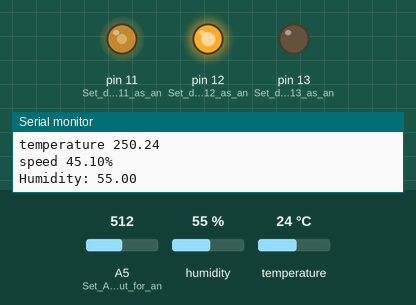
Recording of a sketch running on a simulated Arduino Uno, built with avr-gcc and run on an emulated ATmega328P. On the bench: output pins drawn as LEDs (lit = HIGH), the last lines printed to the serial monitor. The inputs (shaded band) are chosen by the test bench; at power-on: A5 (Set_A5_as_an_input_for_an) = 512, humidity 55 %, temperature 24 °C.

Above: at 1.25 s.
1.3 s: A5 (Set_A5_as_an_input_for_an) set to 0
At 3.0 s:
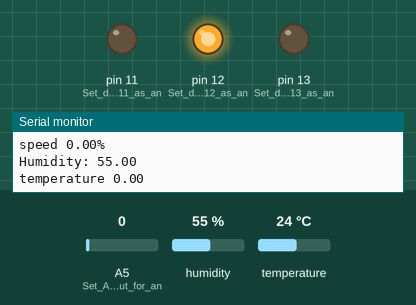
4.8 s: A5 (Set_A5_as_an_input_for_an) set to 45
10.9 s: A5 (Set_A5_as_an_input_for_an) set to 55
At 11.4 s:
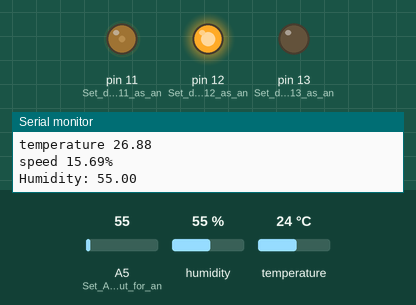
At 13.9 s:
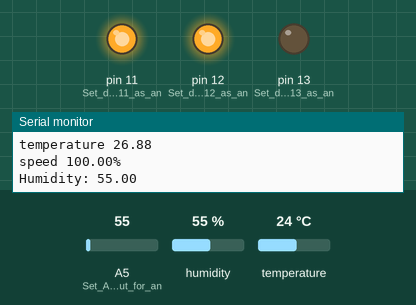
Timing chart, 0 to 15.4 s (numbered marks = the images above; inputs shaded):
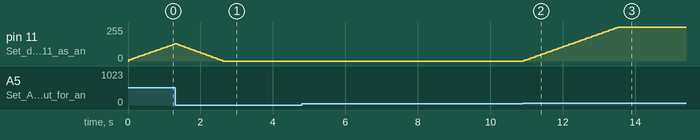

Measured:
- the behaviour switches between 51 and 52 on A5 (Set_A5_as_an_input_for_an) (found by bisection; images 1 and 2)
- after the input at 10.9 s, pin 11 (Set_digital_pin_11_as_an): moves from 0/255 to 255/255 over 2.6 s, starting at once

The sketch:

code.ino
```cpp
#include <DHT.h>


double volt;
int duty;
DHT dht(2,DHT11);

void setup() {
  // Initialize the serial communication at 9600 baud
  Serial.begin(9600);

  // Initialize the DHT sensor
  dht.begin();

  // Configure the pins
  pinMode(A5, INPUT);    // Set A5 as an input for analog reading
  pinMode(13, OUTPUT);  // Set digital pin 13 as an output
  pinMode(12, OUTPUT);  // Set digital pin 12 as an output
  pinMode(11, OUTPUT);  // Set digital pin 11 as an output
  pinMode(2, INPUT);    // Set digital pin 2 as an input
  digitalWrite(12, HIGH);
  digitalWrite(13, LOW);
}

void loop() {
  // Read the humidity from the DHT sensor
  float h = dht.readHumidity();

  // Check if the read failed and print an error message if needed
  if (isnan(h)) {
    Serial.println("Failed to read from DHT sensor!");
  } else {
    // Print the humidity if read successfully
    Serial.print("Humidity: ");
    Serial.println(h);
  }

  // Read the analog value from pin A5
  int analogValue = analogRead(A5);

  // Convert the analog value to voltage (assuming 5V reference)
  volt = (analogValue / 1023.0) * 5.0;

  // Adjust the duty cycle based on the voltage
  if (volt < 0.25 && duty > 0) {
    duty=duty-5;
  } else if (volt > 0.25 && duty < 255) {
    duty=duty+5;
  } else if(volt==0.25){
    duty = 0;
  }

  // Write the duty cycle to pin 11
  analogWrite(11, duty);
  double speed= (duty/255.0)*100;
  // Print the voltage to the serial monitor
  Serial.print("temperature ");
  Serial.println(volt*100);
  Serial.print("speed ");
  Serial.print(speed);
  Serial.println("%");

  // Add a longer delay to allow time for the DHT sensor to stabilize in simulation
  //delay(1000);  // 5-second delay
}
```
